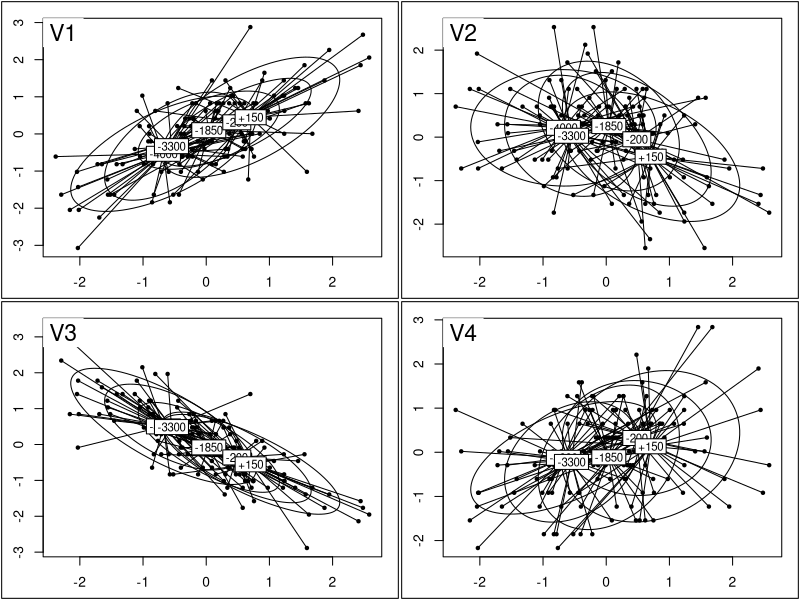

Source code (R):
library(ade4)


### Name: skulls
### Title: Morphometric Evolution
### Aliases: skulls
### Keywords: datasets

### ** Examples

data(skulls)
pca1 <- dudi.pca(skulls, scan = FALSE)
fac <- gl(5, 30)
levels(fac) <- c("-4000", "-3300", "-1850", "-200", "+150")
dis.skulls <- discrimin(pca1, fac, scan = FALSE)
if(!adegraphicsLoaded())
  plot(dis.skulls, 1, 1)
